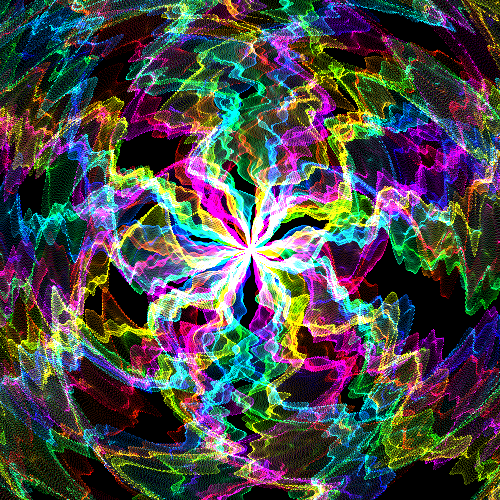
Frame 1 (no input)
Frame 2 (the mouse pressed at the canvas centre, redrawn once): identical to frame 1, image omitted

The Processing sketch that drew this single still picture (run headless with seeded random() and noise(); the mouse was pressed at the canvas centre and the sketch redrawn once):

// Processing sketch: sketch12
// ── sketch12.pde
final float DIVIDER_W=10.0f, DIVIDER_H=5.0f, DIVIDER_Z=1.0f;
final float DZ=100, SIN_WD=100;
final float LOOP=100;
final int INTV_W=1, INTV_H=2;
final int LOOP_Z=10;

final float R=50;

void setup() {
  size(500,500);
  
  blendMode(ADD);
  colorMode(HSB, 360, 100, 100, 100);
  
  noLoop();
}

void draw() {
  background(0);
  
  //translate(0, height/2);
  
  //stroke(255, 30);
  stroke(200, 100, 100, 20);
  
  /*
  float pz=0, dz;
  for (int j=0 ;j<height; j+=INTV_H) {
    //stroke(map(j, 0, height, 0, 360), 100, 100, 50);
    //
    for (int i=0; i<width; i+=INTV_W) {
      dz = noise(i / (width/DIVIDER_W), j / (height/DIVIDER_H));
      if (i!=0) line(i+1-INTV_W, pz, i, (dz-0.5)*DZ);
      pz = (dz-0.5)*DZ;
    }
  }
  */
  
  /*
  float dz, da, a=0, pz=0, x1, y1, x2, y2, z;
  for (int i=0; i<width; i+=INTV_W) {
    dz = noise(i / (width/DIVIDER_W));
    da = noise((i+100) / (width/DIVIDER_W));
    z = (dz-0.5)*DZ;
    a = (da-0.5)*PI/2;
    x1 = i + R*cos(a);
    x2 = i - R*cos(a);
    y1 = z + R*sin(a);
    y2 = z - R*sin(a);
    line(x1, y1, x2, y2);
    pz = z;
    
    //a += PI/1000;
  }
  */
  
  /*
  float x=0, y=0;
  float dr=2;
  float a;
  for (int l=0; l<LOOP_Z; l++) {
    stroke( map(l, 0, LOOP_Z, 0, 360), 100, 100, 20 );
    translate(0, height/(LOOP_Z+1));
    for (int j=0; j<height; j+=1) {
      x=0; y=0;
      for (int i=0; i<width; i++) {
        //stroke( map(i, 0, width/2, 0, 360), 100, 100, 20);
        a = noise(i / (width/DIVIDER_W), j / (height/DIVIDER_H), l/DIVIDER_Z);
        a = (a - 0.5) * PI;
        
        //line(x, y, x+dr*cos(a), y+dr*sin(a));
        
        x += dr*cos(a);
        y += dr*sin(a);
        point(x,y);
      }
    }
  }
  */
  
  translate(width/2, height/2);
  
  stroke(160, 100, 100, 20);
  float da=2*PI/LOOP_Z;
  float x, y, a;
  for (int l=0; l<LOOP_Z; l++) {
    //stroke(map(l, 0, LOOP_Z, 0, 360), 100, 100, 20);
    print(l);
    for (int j=0; j<height; j++) {
      stroke(map(j, 0, height, 0, 360), 100, 100, 20);
      for(int i=0; i<width; i++) { // r
        //stroke(map(i, 0, width/2, 0, 360), 100, 100, 20);
        a = noise(i / (width/DIVIDER_W), j / (height/DIVIDER_H), l/DIVIDER_Z);
        a = (a - 0.5) * PI/2;
        x = i * cos(da*l + a);
        y = i * sin(da*l + a);
        point(x,y);
      }
    }
  }
}





void keyPressed() {
  if (key==' ') {
    String filename = "" 
      + nf(year(), 4, 0) 
      + nf(month(), 2, 0) 
      + nf(day(), 2, 0) 
      + nf(hour(), 2, 0) 
      + nf(minute(), 2, 0)
      + nf(second(), 2, 0);
    save("img/" + filename + ".png");
    //save("hoge.png");
    println("saved");
  }
}
